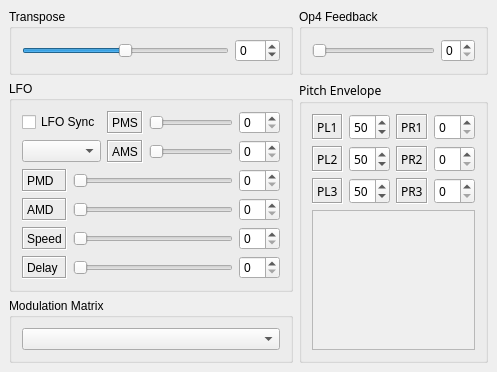
     <widget class="QWidget" name="GlobalTab">
      <attribute name="title">
       <string>&amp;Global</string>
      </attribute>
      <layout class="QGridLayout">
       <property name="margin">
        <number>9</number>
       </property>
       <property name="spacing">
        <number>6</number>
       </property>
       <item row="1" column="1" rowspan="2">
        <widget class="QGroupBox" name="pitchEnvGroupBox">
         <property name="font">
          <font>
           <family>Sans Serif</family>
           <pointsize>9</pointsize>
           <weight>50</weight>
           <bold>false</bold>
           <kerning>true</kerning>
          </font>
         </property>
         <property name="title">
          <string>Pitch Envelope</string>
         </property>
         <layout class="QGridLayout">
          <property name="margin">
           <number>10</number>
          </property>
          <property name="spacing">
           <number>6</number>
          </property>
          <item row="2" column="0">
           <widget class="QLabel" name="PL3Label">
            <property name="frameShape">
             <enum>QFrame::Box</enum>
            </property>
            <property name="frameShadow">
             <enum>QFrame::Sunken</enum>
            </property>
            <property name="text">
             <string>PL3</string>
            </property>
           </widget>
          </item>
          <item row="1" column="0">
           <widget class="QLabel" name="PL2Label">
            <property name="frameShape">
             <enum>QFrame::Box</enum>
            </property>
            <property name="frameShadow">
             <enum>QFrame::Sunken</enum>
            </property>
            <property name="text">
             <string>PL2</string>
            </property>
           </widget>
          </item>
          <item row="0" column="0">
           <widget class="QLabel" name="PL1Label">
            <property name="frameShape">
             <enum>QFrame::Box</enum>
            </property>
            <property name="frameShadow">
             <enum>QFrame::Sunken</enum>
            </property>
            <property name="text">
             <string>PL1</string>
            </property>
           </widget>
          </item>
          <item row="0" column="2">
           <widget class="QLabel" name="PR1Label">
            <property name="frameShape">
             <enum>QFrame::Box</enum>
            </property>
            <property name="frameShadow">
             <enum>QFrame::Sunken</enum>
            </property>
            <property name="text">
             <string>PR1</string>
            </property>
           </widget>
          </item>
          <item row="1" column="2">
           <widget class="QLabel" name="PR2Label">
            <property name="frameShape">
             <enum>QFrame::Box</enum>
            </property>
            <property name="frameShadow">
             <enum>QFrame::Sunken</enum>
            </property>
            <property name="text">
             <string>PR2</string>
            </property>
           </widget>
          </item>
          <item row="2" column="2">
           <widget class="QLabel" name="PR3Label">
            <property name="frameShape">
             <enum>QFrame::Box</enum>
            </property>
            <property name="frameShadow">
             <enum>QFrame::Sunken</enum>
            </property>
            <property name="text">
             <string>PR3</string>
            </property>
           </widget>
          </item>
          <item row="3" column="0" colspan="4">
           <widget class="QFrame" name="pitchEnvFrame">
            <property name="cursor">
             <cursorShape>PointingHandCursor</cursorShape>
            </property>
            <property name="autoFillBackground">
             <bool>true</bool>
            </property>
            <property name="frameShape">
             <enum>QFrame::StyledPanel</enum>
            </property>
            <property name="frameShadow">
             <enum>QFrame::Sunken</enum>
            </property>
           </widget>
          </item>
          <item row="0" column="1">
           <widget class="QSpinBox" name="PL1SpinBox">
            <property name="toolTip">
             <string>Pitch modulation depth</string>
            </property>
            <property name="maximum">
             <number>99</number>
            </property>
            <property name="singleStep">
             <number>2</number>
            </property>
            <property name="value">
             <number>50</number>
            </property>
           </widget>
          </item>
          <item row="1" column="1">
           <widget class="QSpinBox" name="PL2SpinBox">
            <property name="toolTip">
             <string>Pitch modulation depth</string>
            </property>
            <property name="maximum">
             <number>99</number>
            </property>
            <property name="singleStep">
             <number>2</number>
            </property>
            <property name="value">
             <number>50</number>
            </property>
           </widget>
          </item>
          <item row="2" column="1">
           <widget class="QSpinBox" name="PL3SpinBox">
            <property name="toolTip">
             <string>Pitch modulation depth</string>
            </property>
            <property name="maximum">
             <number>99</number>
            </property>
            <property name="singleStep">
             <number>2</number>
            </property>
            <property name="value">
             <number>50</number>
            </property>
           </widget>
          </item>
          <item row="0" column="3">
           <widget class="QSpinBox" name="PR1SpinBox">
            <property name="toolTip">
             <string>Pitch modulation depth</string>
            </property>
            <property name="maximum">
             <number>99</number>
            </property>
            <property name="singleStep">
             <number>3</number>
            </property>
            <property name="value">
             <number>0</number>
            </property>
           </widget>
          </item>
          <item row="2" column="3">
           <widget class="QSpinBox" name="PR3SpinBox">
            <property name="toolTip">
             <string>Pitch modulation depth</string>
            </property>
            <property name="maximum">
             <number>99</number>
            </property>
            <property name="singleStep">
             <number>3</number>
            </property>
            <property name="value">
             <number>0</number>
            </property>
           </widget>
          </item>
          <item row="1" column="3">
           <widget class="QSpinBox" name="PR2SpinBox">
            <property name="toolTip">
             <string>Pitch modulation depth</string>
            </property>
            <property name="maximum">
             <number>99</number>
            </property>
            <property name="singleStep">
             <number>3</number>
            </property>
            <property name="value">
             <number>0</number>
            </property>
           </widget>
          </item>
         </layout>
        </widget>
       </item>
       <item row="1" column="0">
        <widget class="QGroupBox" name="LFOGroupBox">
         <property name="title">
          <string>LFO</string>
         </property>
         <layout class="QGridLayout">
          <property name="margin">
           <number>10</number>
          </property>
          <property name="spacing">
           <number>6</number>
          </property>
          <item row="0" column="0" colspan="2">
           <widget class="QCheckBox" name="LFOSyncCheckBox">
            <property name="cursor">
             <cursorShape>PointingHandCursor</cursorShape>
            </property>
            <property name="text">
             <string>LFO Sync</string>
            </property>
           </widget>
          </item>
          <item row="0" column="4">
           <widget class="QSpinBox" name="PModSensSpinBox">
            <property name="toolTip">
             <string>Pitch modulation sensitivity</string>
            </property>
            <property name="maximum">
             <number>7</number>
            </property>
           </widget>
          </item>
          <item row="0" column="3">
           <widget class="QSlider" name="PModSensSlider">
            <property name="cursor">
             <cursorShape>PointingHandCursor</cursorShape>
            </property>
            <property name="toolTip">
             <string>Pitch Modulation Sensitivity</string>
            </property>
            <property name="maximum">
             <number>7</number>
            </property>
            <property name="singleStep">
             <number>1</number>
            </property>
            <property name="pageStep">
             <number>1</number>
            </property>
            <property name="orientation">
             <enum>Qt::Horizontal</enum>
            </property>
           </widget>
          </item>
          <item row="5" column="1" colspan="3">
           <widget class="QSlider" name="LFODelaySlider">
            <property name="cursor">
             <cursorShape>PointingHandCursor</cursorShape>
            </property>
            <property name="toolTip">
             <string>LFO Delay</string>
            </property>
            <property name="maximum">
             <number>99</number>
            </property>
            <property name="singleStep">
             <number>1</number>
            </property>
            <property name="pageStep">
             <number>1</number>
            </property>
            <property name="orientation">
             <enum>Qt::Horizontal</enum>
            </property>
           </widget>
          </item>
          <item row="5" column="4">
           <widget class="QSpinBox" name="LFODelaySpinBox">
            <property name="toolTip">
             <string>LFO delay</string>
            </property>
            <property name="maximum">
             <number>99</number>
            </property>
           </widget>
          </item>
          <item row="4" column="4">
           <widget class="QSpinBox" name="LFOSpeedSpinBox">
            <property name="toolTip">
             <string>LFO speed</string>
            </property>
            <property name="maximum">
             <number>99</number>
            </property>
           </widget>
          </item>
          <item row="3" column="4">
           <widget class="QSpinBox" name="AModDepthSpinBox">
            <property name="toolTip">
             <string>Amplitude modulation depth</string>
            </property>
            <property name="maximum">
             <number>99</number>
            </property>
           </widget>
          </item>
          <item row="2" column="4">
           <widget class="QSpinBox" name="PModDepthSpinBox">
            <property name="toolTip">
             <string>Pitch modulation depth</string>
            </property>
            <property name="maximum">
             <number>99</number>
            </property>
           </widget>
          </item>
          <item row="1" column="4">
           <widget class="QSpinBox" name="AModSensSpinBox">
            <property name="toolTip">
             <string>Amplitude modulation sensitivity</string>
            </property>
            <property name="maximum">
             <number>7</number>
            </property>
           </widget>
          </item>
          <item row="1" column="3">
           <widget class="QSlider" name="AModSensSlider">
            <property name="cursor">
             <cursorShape>PointingHandCursor</cursorShape>
            </property>
            <property name="toolTip">
             <string>Amplitude Modulation Sensitivity</string>
            </property>
            <property name="maximum">
             <number>3</number>
            </property>
            <property name="singleStep">
             <number>1</number>
            </property>
            <property name="pageStep">
             <number>1</number>
            </property>
            <property name="orientation">
             <enum>Qt::Horizontal</enum>
            </property>
           </widget>
          </item>
          <item row="1" column="2">
           <widget class="QLabel" name="AModSensLabel">
            <property name="frameShape">
             <enum>QFrame::Box</enum>
            </property>
            <property name="frameShadow">
             <enum>QFrame::Sunken</enum>
            </property>
            <property name="text">
             <string>AMS</string>
            </property>
           </widget>
          </item>
          <item row="1" column="0" colspan="2">
           <widget class="QComboBox" name="LFOWaveComboBox">
            <property name="cursor">
             <cursorShape>PointingHandCursor</cursorShape>
            </property>
            <property name="toolTip">
             <string>LFO Waveform</string>
            </property>
            <property name="iconSize">
             <size>
              <width>38</width>
              <height>16</height>
             </size>
            </property>
            <item>
             <property name="text">
              <string/>
             </property>
             <property name="icon">
              <iconset>
               <normaloff>:/pics/sawUp.png</normaloff>:/pics/sawUp.png</iconset>
             </property>
            </item>
            <item>
             <property name="text">
              <string/>
             </property>
             <property name="icon">
              <iconset>
               <normaloff>:/pics/square.png</normaloff>:/pics/square.png</iconset>
             </property>
            </item>
            <item>
             <property name="text">
              <string/>
             </property>
             <property name="icon">
              <iconset>
               <normaloff>:/pics/triangl.png</normaloff>:/pics/triangl.png</iconset>
             </property>
            </item>
            <item>
             <property name="text">
              <string/>
             </property>
             <property name="icon">
              <iconset>
               <normaloff>:/pics/SHold.png</normaloff>:/pics/SHold.png</iconset>
             </property>
            </item>
           </widget>
          </item>
          <item row="2" column="1" colspan="3">
           <widget class="QSlider" name="PModDepthSlider">
            <property name="cursor">
             <cursorShape>PointingHandCursor</cursorShape>
            </property>
            <property name="toolTip">
             <string>Pitch Modulation Depth</string>
            </property>
            <property name="maximum">
             <number>99</number>
            </property>
            <property name="singleStep">
             <number>1</number>
            </property>
            <property name="pageStep">
             <number>1</number>
            </property>
            <property name="orientation">
             <enum>Qt::Horizontal</enum>
            </property>
           </widget>
          </item>
          <item row="2" column="0">
           <widget class="QLabel" name="PModDepthLabel">
            <property name="frameShape">
             <enum>QFrame::Box</enum>
            </property>
            <property name="frameShadow">
             <enum>QFrame::Sunken</enum>
            </property>
            <property name="text">
             <string>PMD</string>
            </property>
           </widget>
          </item>
          <item row="4" column="1" colspan="3">
           <widget class="QSlider" name="LFOSpeedSlider">
            <property name="cursor">
             <cursorShape>PointingHandCursor</cursorShape>
            </property>
            <property name="toolTip">
             <string>LFO Speed</string>
            </property>
            <property name="maximum">
             <number>99</number>
            </property>
            <property name="singleStep">
             <number>1</number>
            </property>
            <property name="pageStep">
             <number>1</number>
            </property>
            <property name="orientation">
             <enum>Qt::Horizontal</enum>
            </property>
           </widget>
          </item>
          <item row="3" column="1" colspan="3">
           <widget class="QSlider" name="AModDepthSlider">
            <property name="cursor">
             <cursorShape>PointingHandCursor</cursorShape>
            </property>
            <property name="toolTip">
             <string>Pitch Modulation Depth</string>
            </property>
            <property name="maximum">
             <number>99</number>
            </property>
            <property name="singleStep">
             <number>1</number>
            </property>
            <property name="pageStep">
             <number>1</number>
            </property>
            <property name="orientation">
             <enum>Qt::Horizontal</enum>
            </property>
           </widget>
          </item>
          <item row="3" column="0">
           <widget class="QLabel" name="AModDepthLabel">
            <property name="frameShape">
             <enum>QFrame::Box</enum>
            </property>
            <property name="frameShadow">
             <enum>QFrame::Sunken</enum>
            </property>
            <property name="text">
             <string>AMD</string>
            </property>
           </widget>
          </item>
          <item row="4" column="0">
           <widget class="QLabel" name="LFOSpeedLabel">
            <property name="frameShape">
             <enum>QFrame::Box</enum>
            </property>
            <property name="frameShadow">
             <enum>QFrame::Sunken</enum>
            </property>
            <property name="text">
             <string>Speed</string>
            </property>
           </widget>
          </item>
          <item row="5" column="0">
           <widget class="QLabel" name="LFODelayLabel">
            <property name="frameShape">
             <enum>QFrame::Box</enum>
            </property>
            <property name="frameShadow">
             <enum>QFrame::Sunken</enum>
            </property>
            <property name="text">
             <string>Delay</string>
            </property>
           </widget>
          </item>
          <item row="0" column="2">
           <widget class="QLabel" name="PModSensLabel">
            <property name="frameShape">
             <enum>QFrame::Box</enum>
            </property>
            <property name="frameShadow">
             <enum>QFrame::Sunken</enum>
            </property>
            <property name="text">
             <string>PMS</string>
            </property>
           </widget>
          </item>
         </layout>
        </widget>
       </item>
       <item row="2" column="0">
        <widget class="QGroupBox" name="ModulationMatrixGroupBox">
         <property name="enabled">
          <bool>true</bool>
         </property>
         <property name="title">
          <string>Modulation Matrix</string>
         </property>
         <layout class="QGridLayout">
          <property name="margin">
           <number>10</number>
          </property>
          <property name="spacing">
           <number>6</number>
          </property>
          <item row="0" column="0">
           <widget class="QComboBox" name="algorithmComboBox">
            <property name="cursor">
             <cursorShape>PointingHandCursor</cursorShape>
            </property>
            <property name="toolTip">
             <string>Modulation Matrix</string>
            </property>
            <property name="whatsThis">
             <string>&lt;b&gt;Algorithm 1&lt;/b&gt; : &lt;i&gt;Op 1&lt;/i&gt; modulated by &lt;i&gt;Op 2&lt;/i&gt; modulated by &lt;i&gt;Op 3&lt;/i&gt; modulated by &lt;i&gt;Op 4&lt;/i&gt;&lt;br&gt;
&lt;b&gt;Algorithm 2&lt;/b&gt; : &lt;i&gt;Op 1&lt;/i&gt; modulated by &lt;i&gt;Op 2&lt;/i&gt; modulated by both &lt;i&gt;Op 3&lt;/i&gt; and &lt;i&gt;Op 4&lt;/i&gt;&lt;br&gt;
&lt;b&gt;Algorithm 3&lt;/b&gt; : &lt;i&gt;Op 1&lt;/i&gt; modulated by both &lt;i&gt;Op 4&lt;/i&gt; and &lt;i&gt;Op 2&lt;/i&gt; modulated by &lt;i&gt;Op 3&lt;/i&gt;&lt;br&gt;
&lt;b&gt;Algorithm 4&lt;/b&gt; : &lt;i&gt;Op 1&lt;/i&gt; modulated by both &lt;i&gt;Op 2&lt;/i&gt; and &lt;i&gt;Op 3&lt;/i&gt; modulated by &lt;i&gt;Op 4&lt;/i&gt;&lt;br&gt;
&lt;b&gt;Algorithm 5&lt;/b&gt; : (&lt;i&gt;Op 1&lt;/i&gt; modulated by &lt;i&gt;Op 2&lt;/i&gt;) add to (&lt;i&gt;Op 3&lt;/i&gt; modulated by &lt;i&gt;Op 4&lt;/i&gt;) &lt;br&gt;
&lt;b&gt;Algorithm 6&lt;/b&gt; : addition of the three &lt;i&gt;Op 1, 2, 3&lt;/i&gt; all modulated by &lt;i&gt;Op 4&lt;/i&gt;&lt;br&gt;
&lt;b&gt;Algorithm 7&lt;/b&gt; : addition of the three &lt;i&gt;Op 1, 2, 3&lt;/i&gt; with &lt;i&gt;Op 3&lt;/i&gt; modulated by &lt;i&gt;Op 4&lt;/i&gt;&lt;br&gt;
&lt;b&gt;Algorithm 8&lt;/b&gt; : addition of the four &lt;i&gt;Op 1, 2, 3, 4&lt;/i&gt;</string>
            </property>
            <property name="iconSize">
             <size>
              <width>160</width>
              <height>32</height>
             </size>
            </property>
            <item>
             <property name="text">
              <string/>
             </property>
             <property name="icon">
              <iconset>
               <normaloff>:/pics/algo1.png</normaloff>:/pics/algo1.png</iconset>
             </property>
            </item>
            <item>
             <property name="text">
              <string/>
             </property>
             <property name="icon">
              <iconset>
               <normaloff>:/pics/algo3.png</normaloff>:/pics/algo3.png</iconset>
             </property>
            </item>
            <item>
             <property name="text">
              <string/>
             </property>
             <property name="icon">
              <iconset>
               <normaloff>:/pics/algo3.png</normaloff>:/pics/algo3.png</iconset>
             </property>
            </item>
            <item>
             <property name="text">
              <string/>
             </property>
             <property name="icon">
              <iconset>
               <normaloff>:/pics/algo4.png</normaloff>:/pics/algo4.png</iconset>
             </property>
            </item>
            <item>
             <property name="text">
              <string/>
             </property>
             <property name="icon">
              <iconset>
               <normaloff>:/pics/algo5.png</normaloff>:/pics/algo5.png</iconset>
             </property>
            </item>
            <item>
             <property name="text">
              <string/>
             </property>
             <property name="icon">
              <iconset>
               <normaloff>:/pics/algo6.png</normaloff>:/pics/algo6.png</iconset>
             </property>
            </item>
            <item>
             <property name="text">
              <string/>
             </property>
             <property name="icon">
              <iconset>
               <normaloff>:/pics/algo7.png</normaloff>:/pics/algo7.png</iconset>
             </property>
            </item>
            <item>
             <property name="text">
              <string/>
             </property>
             <property name="icon">
              <iconset>
               <normaloff>:/pics/algo8.png</normaloff>:/pics/algo8.png</iconset>
             </property>
            </item>
           </widget>
          </item>
         </layout>
        </widget>
       </item>
       <item row="0" column="1">
        <widget class="QGroupBox" name="FeedbackGroupBox">
         <property name="toolTip">
          <string/>
         </property>
         <property name="title">
          <string>Op4 Feedback</string>
         </property>
         <layout class="QHBoxLayout">
          <property name="spacing">
           <number>6</number>
          </property>
          <property name="margin">
           <number>10</number>
          </property>
          <item>
           <widget class="QSlider" name="feedbackSlider">
            <property name="cursor">
             <cursorShape>PointingHandCursor</cursorShape>
            </property>
            <property name="toolTip">
             <string>Feedback level of the operator 4</string>
            </property>
            <property name="maximum">
             <number>7</number>
            </property>
            <property name="singleStep">
             <number>1</number>
            </property>
            <property name="pageStep">
             <number>1</number>
            </property>
            <property name="orientation">
             <enum>Qt::Horizontal</enum>
            </property>
           </widget>
          </item>
          <item>
           <widget class="QSpinBox" name="feedbackSpinBox">
            <property name="toolTip">
             <string>Feedback level of the operator 4</string>
            </property>
            <property name="maximum">
             <number>7</number>
            </property>
           </widget>
          </item>
         </layout>
        </widget>
       </item>
       <item row="0" column="0">
        <widget class="QGroupBox" name="transposeGroupBox">
         <property name="title">
          <string>Transpose</string>
         </property>
         <layout class="QHBoxLayout">
          <property name="spacing">
           <number>6</number>
          </property>
          <property name="margin">
           <number>10</number>
          </property>
          <item>
           <widget class="QSlider" name="transposeSlider">
            <property name="cursor">
             <cursorShape>PointingHandCursor</cursorShape>
            </property>
            <property name="toolTip">
             <string>Transpose</string>
            </property>
            <property name="minimum">
             <number>-24</number>
            </property>
            <property name="maximum">
             <number>24</number>
            </property>
            <property name="pageStep">
             <number>1</number>
            </property>
            <property name="orientation">
             <enum>Qt::Horizontal</enum>
            </property>
           </widget>
          </item>
          <item>
           <widget class="QSpinBox" name="transposeSpinBox">
            <property name="toolTip">
             <string>Transpose</string>
            </property>
            <property name="minimum">
             <number>-24</number>
            </property>
            <property name="maximum">
             <number>99</number>
            </property>
           </widget>
          </item>
         </layout>
        </widget>
       </item>
      </layout>
     </widget>
